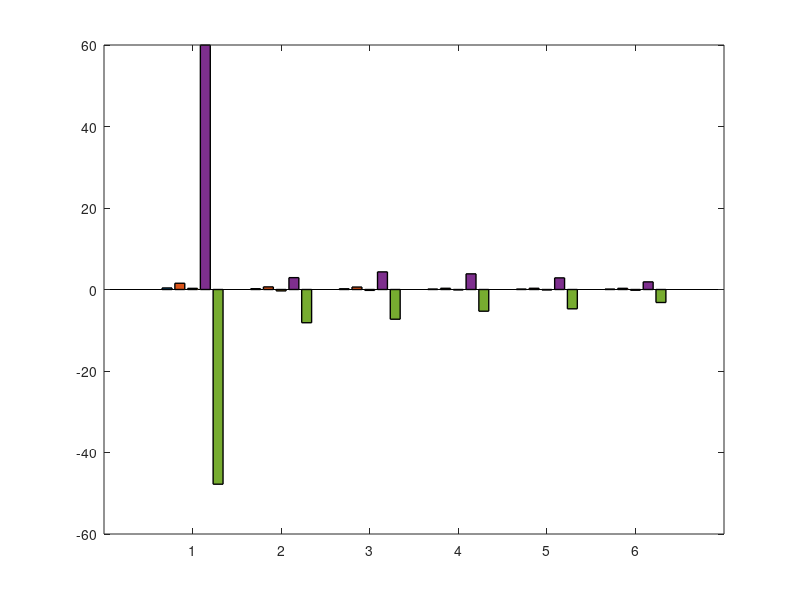

The MATLAB source for this figure: (Note: this script raises an error after producing the figure.)
% ============================================================
% Global Relative Sensitivity Metrics (mu parameters - updated)
% Clean grouped bar plot (NO "data1" in legend)
% ============================================================

clear; clc; close all;

% -------------------------
% Data
% -------------------------
params = {'In\_{cc}','In\_{treg}','In\_{f}','In\_{teff}','In\_{m}','In\_{ec}'};

rd_msqr = [3.8307e-01  1.9286e-01  1.7740e-01  9.7201e-02  9.1463e-02  8.4037e-02];
rd_mabs = [1.5333e+00  6.4574e-01  6.0167e-01  2.9538e-01  2.9726e-01  2.8538e-01];
rd_mean = [2.7912e-01 -3.4349e-01 -2.1239e-01 -9.1127e-02 -1.0399e-01 -1.8091e-01];
rd_max  = [5.9979e+01  2.9093e+00  4.3272e+00  3.8435e+00  2.8571e+00  1.8745e+00];
rd_min  = [-4.7781e+01 -8.1555e+00 -7.2946e+00 -5.3280e+00 -4.7422e+00 -3.1906e+00];

% Combine into matrix
Y = [rd_msqr(:), rd_mabs(:), rd_mean(:), rd_max(:), rd_min(:)];

% -------------------------
% Plot
% -------------------------
fig = figure('Color','w','Position',[10 10 700 450]);
b = bar(Y, 'grouped', 'LineWidth', 1.0);
hold on;

% -------------------------
% Colors
% -------------------------
b(1).FaceColor = [0.00 0.4470 0.7410];   % rd_msqr
b(2).FaceColor = [0.8500 0.3250 0.0980]; % rd_mabs
b(3).FaceColor = [0.4660 0.6740 0.1880]; % rd_mean
b(4).FaceColor = [0.6350 0.0780 0.1840]; % rd_max
b(5).FaceColor = [0.4940 0.1840 0.5560]; % rd_min

for i = 1:numel(b)
    b(i).EdgeColor = 'none';
end

% -------------------------
% Axes formatting
% -------------------------
ax = gca;
ax.XTick = 1:numel(params);
ax.XTickLabel = params;
ax.FontSize = 13;
ax.FontWeight = 'bold';
ax.LineWidth = 1.2;
ax.Box = 'off';
ax.TickDir = 'out';
xtickangle(35);

xlabel('Parameters', 'FontSize', 14, 'FontWeight', 'bold');
ylabel('Sensitivity Index', 'FontSize', 14, 'FontWeight', 'bold');


% -------------------------
% Zero line (hidden from legend)
% -------------------------
hline = yline(0, 'k-', 'LineWidth', 1.2);
hline.Annotation.LegendInformation.IconDisplayStyle = 'off';

% -------------------------
% Clean legend (NO data1)
% -------------------------
lgd = legend([b(1), b(2), b(3), b(4), b(5)], ...
       {'rd\_msqr','rd\_mabs','rd\_mean','rd\_max','rd\_min'}, ...
       'Location','northeast', ...
       'FontSize',12, ...
       'Box','on');
lgd.AutoUpdate = 'off';

% -------------------------
% Grid
% -------------------------
grid on;
ax.GridAlpha = 0.15;

% -------------------------
% Save outputs
% -------------------------
exportgraphics(fig, '238_mu_relative_sensitivity_updated.png', 'Resolution', 600);
savefig(fig, '238_mu_relative_sensitivity_updated.fig');
